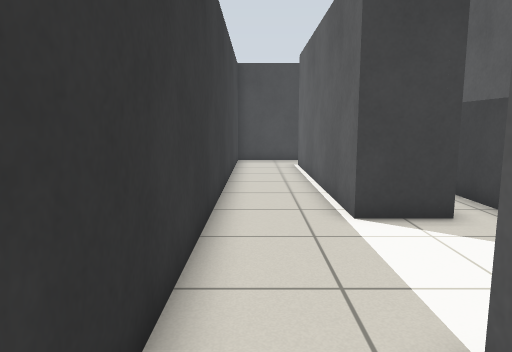
view 1 (above)

17 first-person views from a walk through a robot-simulator world made for Gazebo. The camera is 0.94 m above the floor, tilts 8° down and sees 70° across. The floor is counted in squares, 0.5 m on a side. Each view is taken from the middle of a square. On the plan, view 1 faces up. The plan holds only what a view shows up to about 18 squares ahead; the rest is blank. The place goes on beyond the plan.

view 2
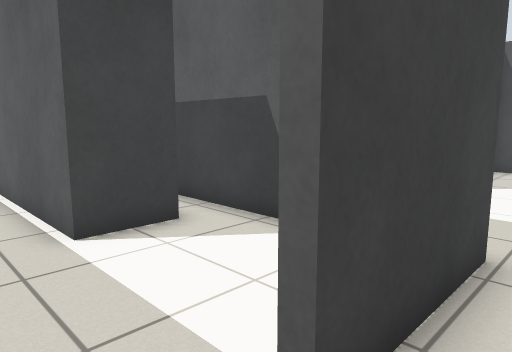

view 3
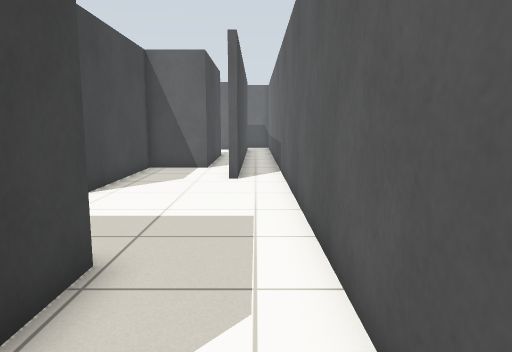

view 4
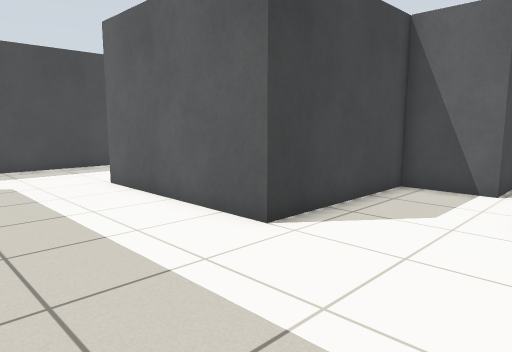

view 5
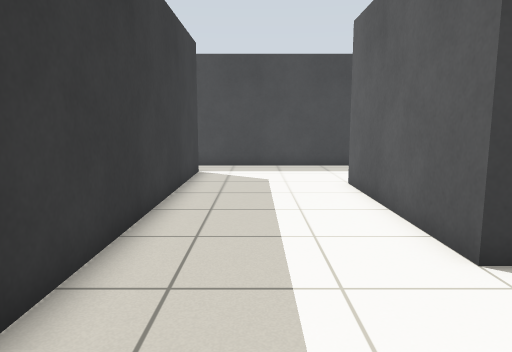

view 6
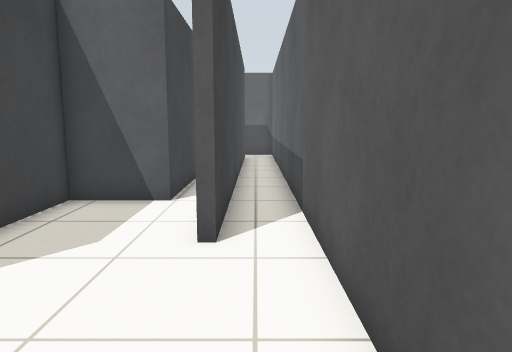

view 7
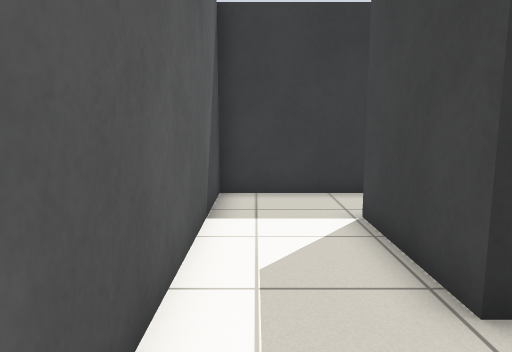

view 8
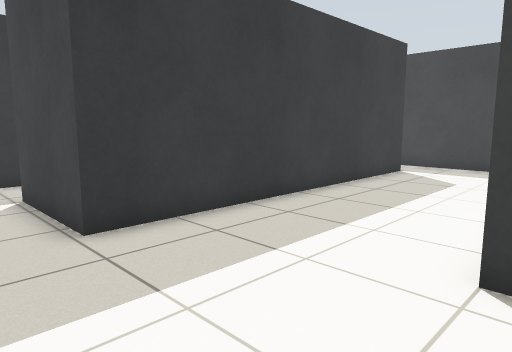

view 9
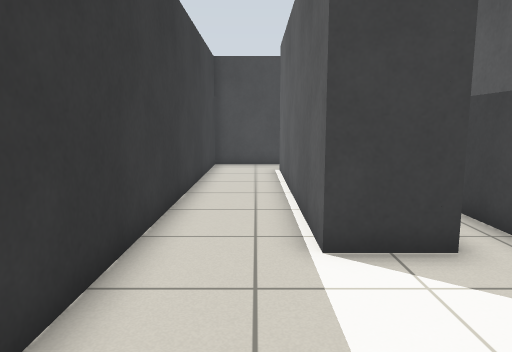

view 10
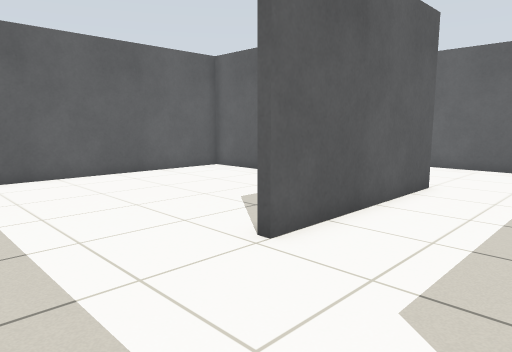

view 11
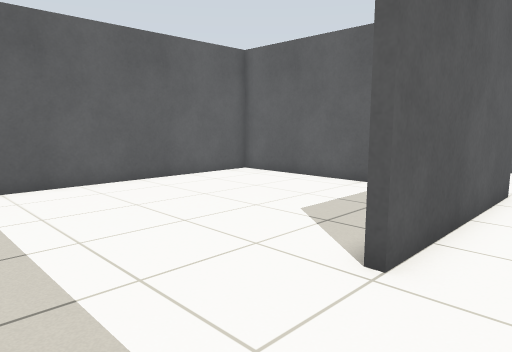

view 12
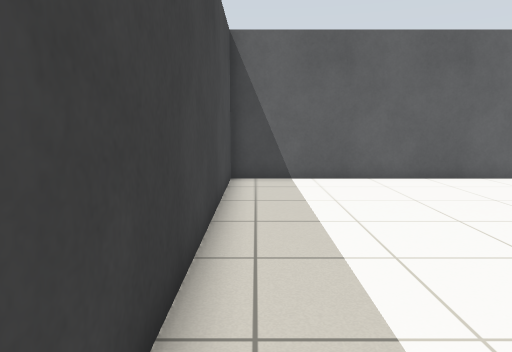

view 13
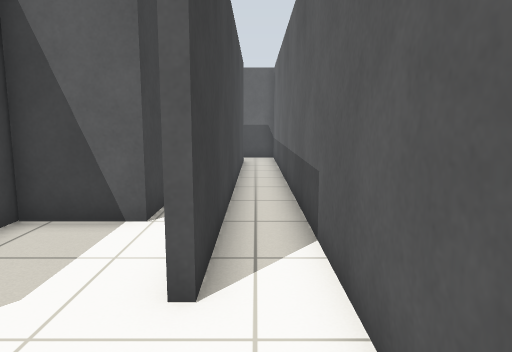

view 14
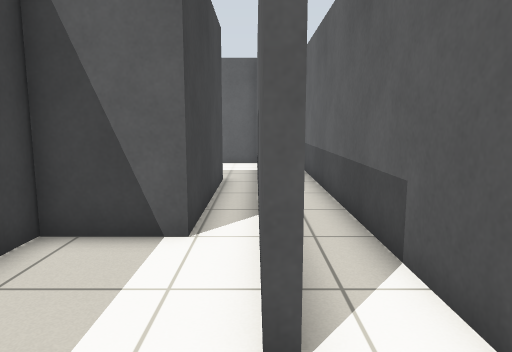

view 15
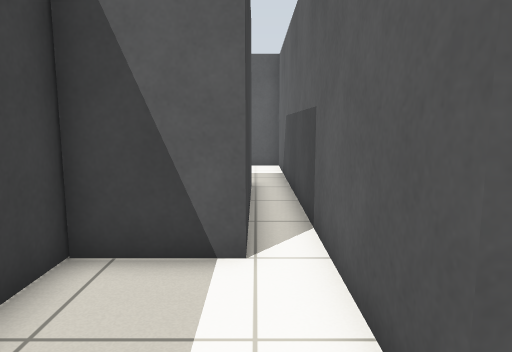

view 16
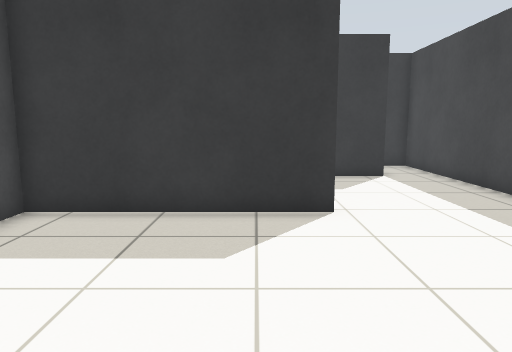

view 17
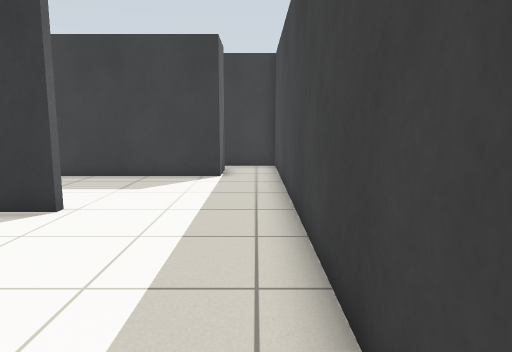

### Floor plan
Points are (right, up) in squares from view 1. A wall is a line through its corners. A room is listed if a view was taken in it or the views show most of it. See-through windows are left out.
Room 1 (views 1, 2, 3, 4, 5, 6, 7, 8, 9, 10, 11, 12, 13, 14, 15)
walls: (13.6, 0.9) (28.9, 0.9); (3.6, 14.7) (5.7, 14.7) (5.7, 2.2) (1.6, 2.2); (-0.9, 2.5) (-0.9, -1) (13.5, -1); (17, 2.2) (17, 4.7) (11, 4.7) (11, 11.7) (11.3, 11.7); (11.5, 16.9) (2.3, 16.9) (2.3, 14.5)
ways out: opening at (11, 14) to room 2; opening at (0.5, 2) to room 3; opening at (14, 0)
Room 2 (views 16, 17)
walls: (11.3, 11.7) (11.3, 5) (12, 5); (14.8, 5) (20.7, 5) (20.7, 16.9) (11.5, 16.9)
ways out: opening at (11, 14) to room 1
Room 3 (no view inside)
walls: (4, 7.2) (2, 7.2) (2, 17.2); (5.4, 5.6) (5.4, 9.7); (2.2, 19.4) (-0.9, 19.4) (-0.9, 2.5)
ways out: opening at (0.5, 2) to room 1; opening at (1, 18)

Positions as (right, up) in squares from view 1, and headings:
1: (0, 0), facing up
2: (0, 1), facing up-right
3: (1, 0), facing right
4: (6, 0), facing up-right
5: (8, 0), facing up
6: (8, 0), facing right
7: (9, 0), facing left
8: (12, 0), facing up-left
9: (1, 2), facing up
10: (7, 16), facing down-right
11: (9, 16), facing down-right
12: (8, 16), facing right
13: (10, 0), facing right
14: (11, 1), facing right
15: (12, 2), facing right
16: (19, 10), facing left
17: (19, 16), facing left
